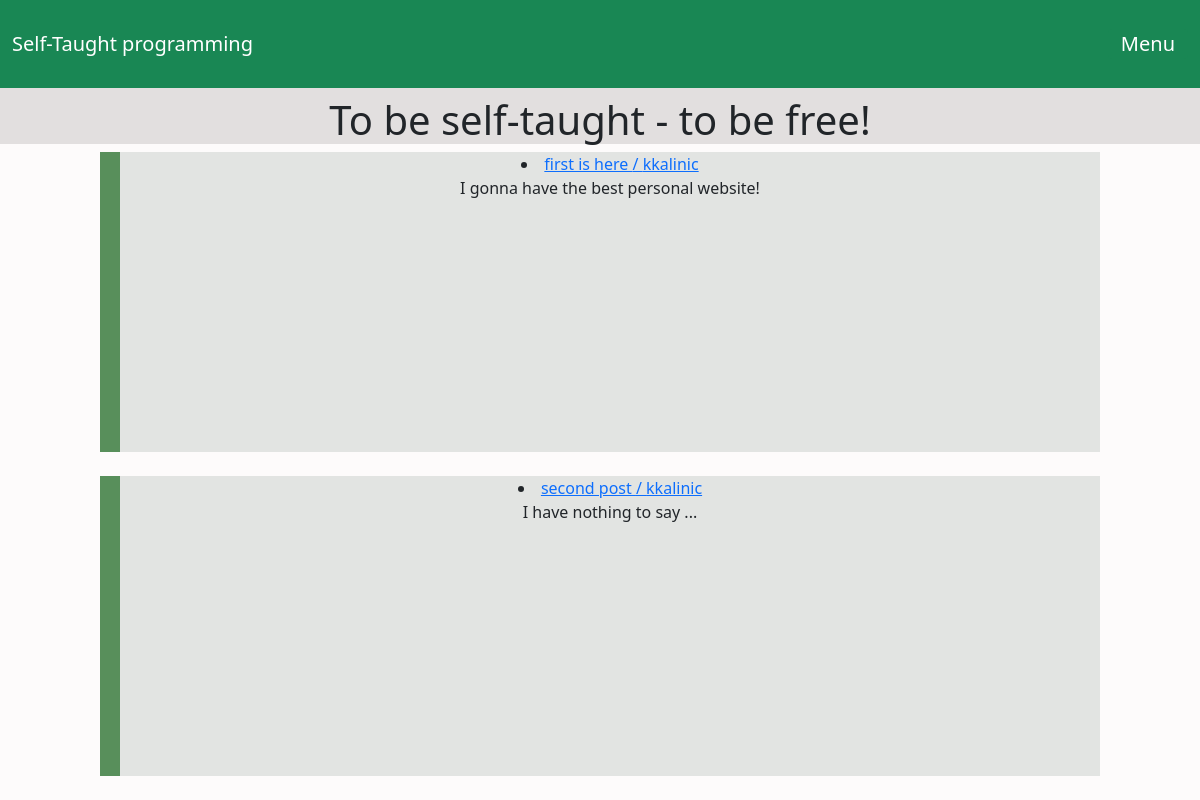
The page /articles on the database its author committed.
### mainpage/models.py (models this page shows, shortened)
class Post(models.Model):
    title = models.CharField(max_length=255)
    author = models.ForeignKey(User, on_delete=models.CASCADE)
    body = models.TextField()

### mainpage/views.py (the view)
# urls.py: path('articles', Blogline.as_view(), name='articles'),
class Blogline(ListView):
    template_name = "articles.html"
    model = Post

### mainpage/templates/articles.html
{% extends 'base.html' %}
{% block content %}
<center>
    {% for post in object_list %}
        <div id="post">
            <li><a href="{% url 'detail' post.pk %}">{{ post.title }} / {{ post.author }}</a></li>
            <p>{{ post.body }}</p>
        </div>
        <br>
    {% endfor %}
</center>
{% endblock%}

### mainpage/static/style.css (style rules this page uses)
#post { background-color: rgb(226, 228, 226); width: 1000px; height: 300px; border-left: 20px solid; border-color: rgb(88, 143, 91); }
body { background-color: rgb(253, 251, 251); }

### rows shown on the page
Post: title "first is here", author "kkalinic", body "I gonna have the best personal website!"
Post: title "second post", author "kkalinic", body "I have nothing to say ..."
